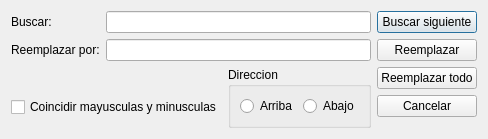
<?xml version="1.0" encoding="UTF-8"?>
<ui version="4.0">
 <class>ReplaceDialog</class>
 <widget class="QDialog" name="ReplaceDialog">
  <property name="geometry">
   <rect>
    <x>0</x>
    <y>0</y>
    <width>444</width>
    <height>132</height>
   </rect>
  </property>
  <property name="sizePolicy">
   <sizepolicy hsizetype="Minimum" vsizetype="Minimum">
    <horstretch>0</horstretch>
    <verstretch>0</verstretch>
   </sizepolicy>
  </property>
  <property name="windowTitle">
   <string>Dialog</string>
  </property>
  <layout class="QHBoxLayout" name="horizontalLayout_5">
   <property name="sizeConstraint">
    <enum>QLayout::SetFixedSize</enum>
   </property>
   <item>
    <layout class="QHBoxLayout" name="horizontalLayout_4">
     <item>
      <layout class="QVBoxLayout" name="verticalLayout_3">
       <property name="sizeConstraint">
        <enum>QLayout::SetMinimumSize</enum>
       </property>
       <item>
        <layout class="QFormLayout" name="formLayout">
         <property name="sizeConstraint">
          <enum>QLayout::SetMinimumSize</enum>
         </property>
         <item row="0" column="0">
          <widget class="QLabel" name="label">
           <property name="text">
            <string>Buscar:</string>
           </property>
          </widget>
         </item>
         <item row="1" column="0">
          <widget class="QLabel" name="label_2">
           <property name="text">
            <string>Reemplazar por:</string>
           </property>
          </widget>
         </item>
         <item row="1" column="1">
          <widget class="QLineEdit" name="lineEdit_2"/>
         </item>
         <item row="0" column="1">
          <widget class="QLineEdit" name="lineEdit"/>
         </item>
        </layout>
       </item>
       <item>
        <layout class="QHBoxLayout" name="horizontalLayout_3">
         <item>
          <layout class="QVBoxLayout" name="verticalLayout_2">
           <item>
            <spacer name="horizontalSpacer">
             <property name="orientation">
              <enum>Qt::Horizontal</enum>
             </property>
             <property name="sizeType">
              <enum>QSizePolicy::Minimum</enum>
             </property>
             <property name="sizeHint" stdset="0">
              <size>
               <width>40</width>
               <height>20</height>
              </size>
             </property>
            </spacer>
           </item>
           <item>
            <widget class="QCheckBox" name="checkBox">
             <property name="text">
              <string>Coincidir mayusculas y minusculas</string>
             </property>
            </widget>
           </item>
          </layout>
         </item>
         <item>
          <widget class="QGroupBox" name="groupBox">
           <property name="title">
            <string>Direccion</string>
           </property>
           <layout class="QHBoxLayout" name="horizontalLayout_2">
            <item>
             <layout class="QHBoxLayout" name="horizontalLayout">
              <item>
               <widget class="QRadioButton" name="radioButton">
                <property name="text">
                 <string>Arriba</string>
                </property>
               </widget>
              </item>
              <item>
               <widget class="QRadioButton" name="radioButton_2">
                <property name="text">
                 <string>Abajo</string>
                </property>
               </widget>
              </item>
             </layout>
            </item>
           </layout>
           <zorder>checkBox</zorder>
           <zorder>radioButton</zorder>
           <zorder>radioButton_2</zorder>
          </widget>
         </item>
        </layout>
       </item>
      </layout>
     </item>
     <item>
      <layout class="QVBoxLayout" name="verticalLayout">
       <item>
        <widget class="QPushButton" name="pushButton">
         <property name="text">
          <string>Buscar siguiente</string>
         </property>
        </widget>
       </item>
       <item>
        <widget class="QPushButton" name="pushButton_2">
         <property name="text">
          <string>Reemplazar</string>
         </property>
        </widget>
       </item>
       <item>
        <widget class="QPushButton" name="pushButton_3">
         <property name="text">
          <string>Reemplazar todo</string>
         </property>
        </widget>
       </item>
       <item>
        <widget class="QPushButton" name="pushButton_4">
         <property name="text">
          <string>Cancelar</string>
         </property>
        </widget>
       </item>
       <item>
        <spacer name="verticalSpacer">
         <property name="orientation">
          <enum>Qt::Vertical</enum>
         </property>
         <property name="sizeType">
          <enum>QSizePolicy::Expanding</enum>
         </property>
         <property name="sizeHint" stdset="0">
          <size>
           <width>0</width>
           <height>0</height>
          </size>
         </property>
        </spacer>
       </item>
      </layout>
     </item>
    </layout>
   </item>
  </layout>
  <zorder>pushButton</zorder>
  <zorder>pushButton_2</zorder>
  <zorder>pushButton_3</zorder>
  <zorder>pushButton_4</zorder>
  <zorder>label</zorder>
  <zorder>label_2</zorder>
  <zorder>checkBox</zorder>
  <zorder>lineEdit</zorder>
  <zorder>lineEdit_2</zorder>
  <zorder>checkBox</zorder>
  <zorder>verticalSpacer</zorder>
  <zorder>lineEdit</zorder>
 </widget>
 <resources/>
 <connections/>
</ui>
